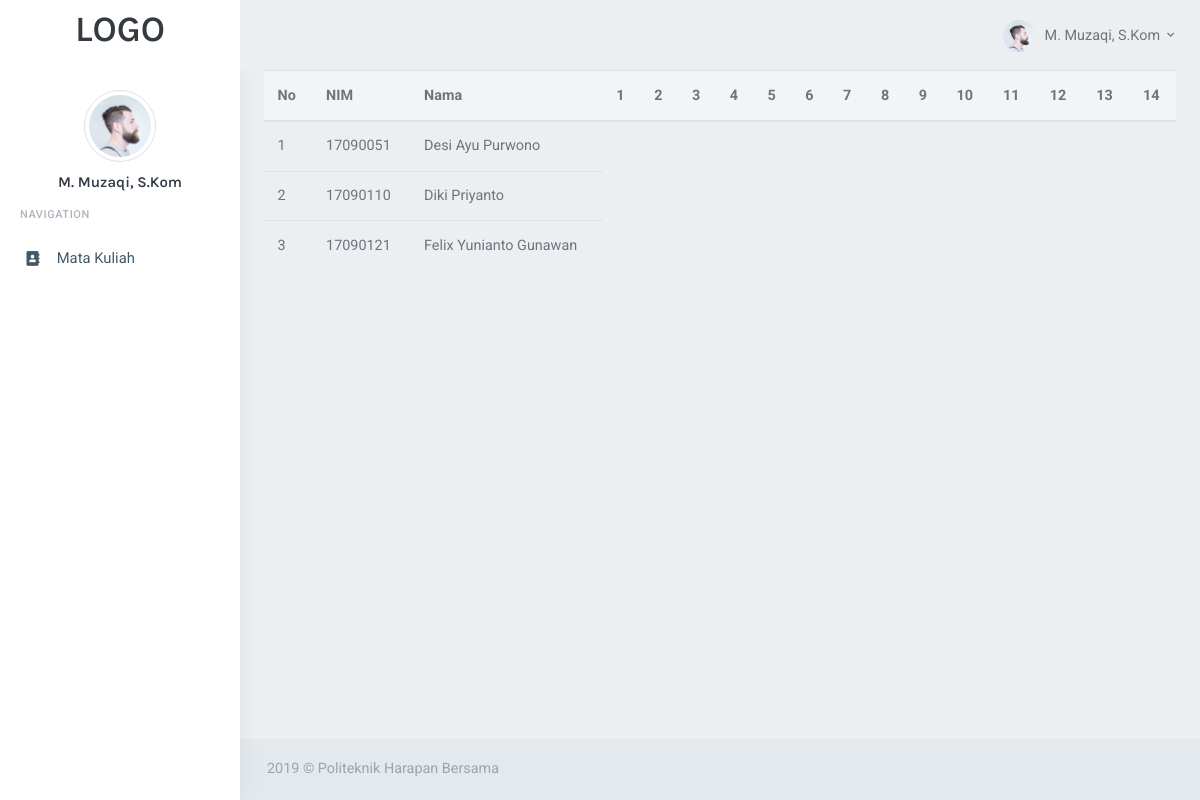
Page /nonadmin/index.php?page=kelasB (signed in) on the committed database.
### tables this page shows
CREATE TABLE `mahasiswa` (
  `nim` char(8) NOT NULL,
  `nama` varchar(50) NOT NULL,
  `kelas` varchar(2) NOT NULL,
  `email` varchar(50) NOT NULL,
  `no_hp` int(14) NOT NULL,
  `alamat` varchar(255) NOT NULL,
  `semester` int(1) NOT NULL
);

### nonadmin/halaman/kelasB.php (the view, shortened to what this page needs)
<!DOCTYPE html>
<html lang="en">
<head>
</head>
<body>
<div>
<table class="table">
    <thead class="thead-light">
        <tr>
            <th scope="col">No</th>
            <th scope="col">NIM</th>
            <th scope="col">Nama</th>
            <th scope="col">1</th>
            <th scope="col">2</th>
            <th scope="col">3</th>
            <th scope="col">4</th>
            <th scope="col">5</th>
            <th scope="col">6</th>
            <th scope="col">7</th>
            <th scope="col">8</th>
            <th scope="col">9</th>
            <th scope="col">10</th>
            <th scope="col">11</th>
            <th scope="col">12</th>
            <th scope="col">13</th>
            <th scope="col">14</th>
        </tr>
    </thead>
    <tbody>
        <?php
        include '../koneksi.php';
        $no =1;
        $data = mysqli_query($koneksi, "select * from mahasiswa where kelas='B'");
        while($d = mysqli_fetch_array($data)){
        ?>
        <tr>
            <td><?php echo $no++; ?></td>
            <td><?php echo $d['nim'] ?></td>
            <td><?php echo $d['nama'] ?></td>
        </tr>
        <?php
        }
        ?>
    </tbody>
</table>
</div>
</body>
</html>

### rows in the picture
mahasiswa: nim "17090051", nama "Desi Ayu Purwono"
mahasiswa: nim "17090110", nama "Diki Priyanto"
mahasiswa: nim "17090121", nama "Felix Yunianto Gunawan"

### other values in the picture
$_SESSION['nama'] "M. Muzaqi, S.Kom"
